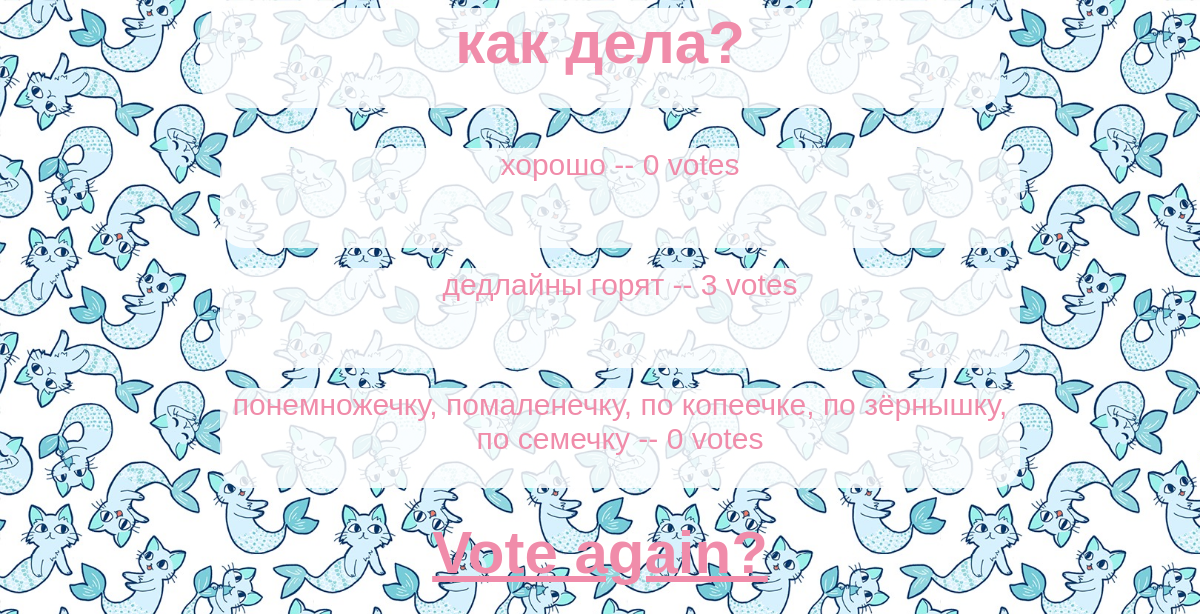
The page /polls/2/results/ on the database as committed earlier.
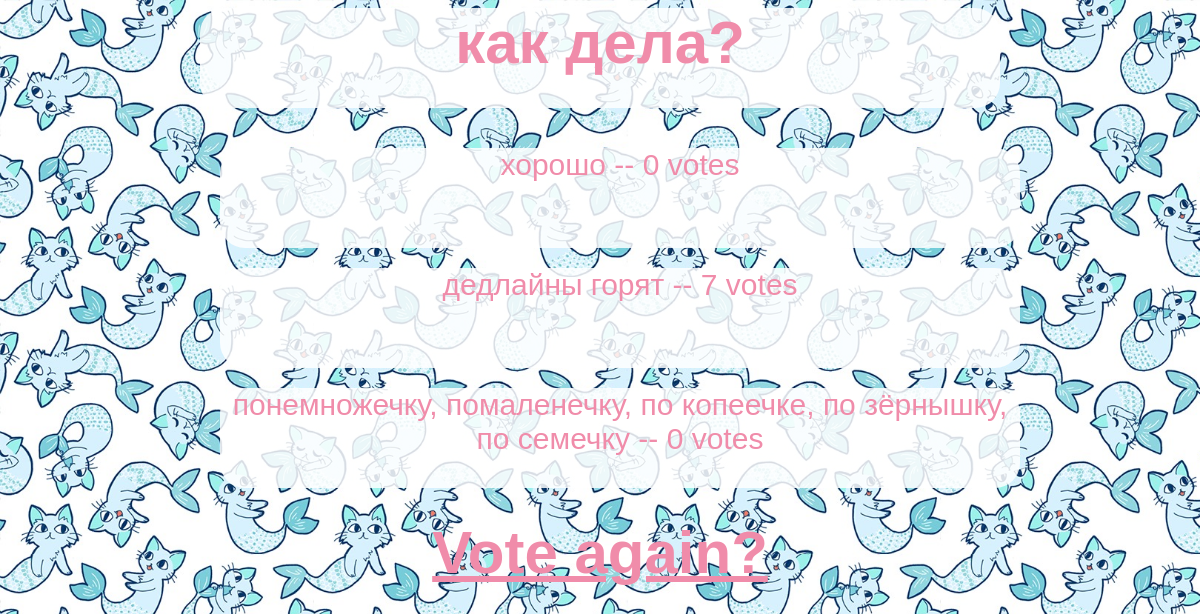
The same page on the database as committed later.
### polls/models.py (models this page shows, shortened)
class Question(models.Model):
    question_text = models.CharField(max_length=200)
    pub_date = models.DateTimeField('date published')

class Choice(models.Model):
    question = models.ForeignKey(Question, on_delete=models.CASCADE)
    choice_text = models.CharField(max_length=200)
    votes = models.IntegerField(default=0)

### polls/views.py (the view)
# urls.py: path('<int:pk>/results/', views.ResultsView.as_view(), name='results'),
class ResultsView(generic.DetailView):
    model = Question
    template_name = 'polls/results.html'

### polls/templates/polls/results.html
{% load static %}
<link rel="stylesheet" type="text/css" href="{% static 'polls/style.css' %}">
<h1>{{ question.question_text }}</h1>
<ul>
{% for choice in question.choice_set.all %}
    <li>{{ choice.choice_text }} -- {{ choice.votes }} vote{{ choice.votes|pluralize }}</li>
{% endfor %}
</ul>
<a href="{% url 'polls:detail' question.id %}">Vote again?</a>

### polls/static/polls/style.css (style rules this page uses)
li { font-family: Verdana, Geneva, Tahoma, sans-serif; font-size: 30px; list-style-type: none; color: rgb(240, 140, 170); background-color: rgba(255, 255, 255, 0.844); height: 100px; width: 800px; text-align: center; display: block; margin-bottom: 20px; margin-left: auto; margin-right: auto; border-radius: 25px; }
a { color: rgb(240, 140, 170); font-family: Verdana, Geneva, Tahoma, sans-serif; font-size: 60px; font-weight: bold; text-align: center; display: block; margin-left: auto; margin-right: auto; }
h1 { font-family: Verdana, Geneva, Tahoma, sans-serif; font-size: 60px; color: rgb(240, 140, 170); background-color: rgba(255, 255, 255, 0.844); height: 100px; width: 800px; text-align: center; display: block; margin-left: auto; margin-right: auto; border-radius: 25px; }
ul { font-family: Verdana, Geneva, Tahoma, sans-serif; font-size: 30px; }

Rows that differ between the two databases and show on the page:
changed Choice "дедлайны горят": votes "3" → "7"
